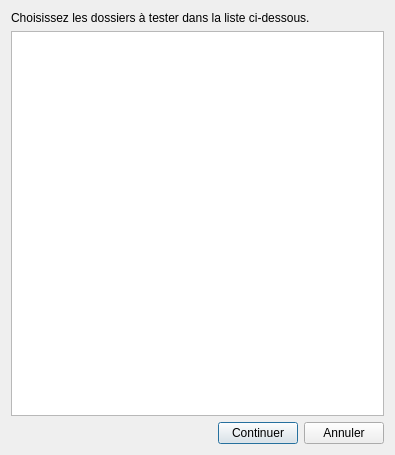
<?xml version="1.0" encoding="UTF-8"?>
<ui version="4.0">
 <class>BlacklistFix2</class>
 <widget class="QDialog" name="BlacklistFix2">
  <property name="geometry">
   <rect>
    <x>0</x>
    <y>0</y>
    <width>395</width>
    <height>455</height>
   </rect>
  </property>
  <property name="windowTitle">
   <string>Réparateur de liste noire</string>
  </property>
  <property name="windowIcon">
   <iconset resource="../resources.qrc">
    <normaloff>:/images/icon.ico</normaloff>:/images/icon.ico</iconset>
  </property>
  <layout class="QVBoxLayout" name="verticalLayout">
   <item>
    <widget class="QLabel" name="label">
     <property name="text">
      <string>Choisissez les dossiers à tester dans la liste ci-dessous.</string>
     </property>
    </widget>
   </item>
   <item>
    <widget class="QTreeWidget" name="treeWidget">
     <property name="selectionMode">
      <enum>QAbstractItemView::MultiSelection</enum>
     </property>
     <attribute name="headerVisible">
      <bool>false</bool>
     </attribute>
     <column>
      <property name="text">
       <string>1</string>
      </property>
     </column>
    </widget>
   </item>
   <item>
    <layout class="QHBoxLayout" name="horizontalLayout_4">
     <item>
      <spacer name="horizontalSpacer">
       <property name="orientation">
        <enum>Qt::Horizontal</enum>
       </property>
       <property name="sizeHint" stdset="0">
        <size>
         <width>40</width>
         <height>20</height>
        </size>
       </property>
      </spacer>
     </item>
     <item>
      <widget class="QPushButton" name="buttonContinue">
       <property name="text">
        <string>Continuer</string>
       </property>
      </widget>
     </item>
     <item>
      <widget class="QPushButton" name="buttonCancel">
       <property name="text">
        <string>Annuler</string>
       </property>
      </widget>
     </item>
    </layout>
   </item>
  </layout>
 </widget>
 <resources>
  <include location="../resources.qrc"/>
 </resources>
 <connections/>
</ui>
